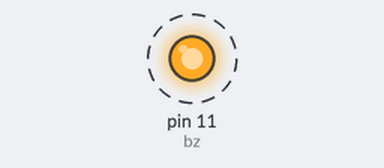
Simulated run of this sketch. Board: Arduino Uno, built with avr-gcc and run on an emulated ATmega328P. Parts: output pins drawn as LEDs (lit = HIGH). Dashed ring = blinking.

Above: at 0.5 s.
Timing chart, 0 to 4.6 s (numbered marks = the images above):
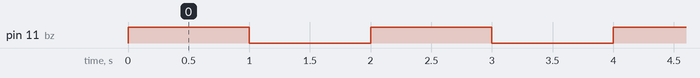

Measured:
- by itself, pin 11 (bz): alternates HIGH for 1.0 s and LOW for 1.0 s

The sketch:

10-1.ino
```cpp
int bz=11;

void setup() {
  pinMode(bz,OUTPUT);
}

void loop() {
  digitalWrite(bz,1);
  delay(1000);

  digitalWrite(bz,0);
  delay(1000);
 }
```
